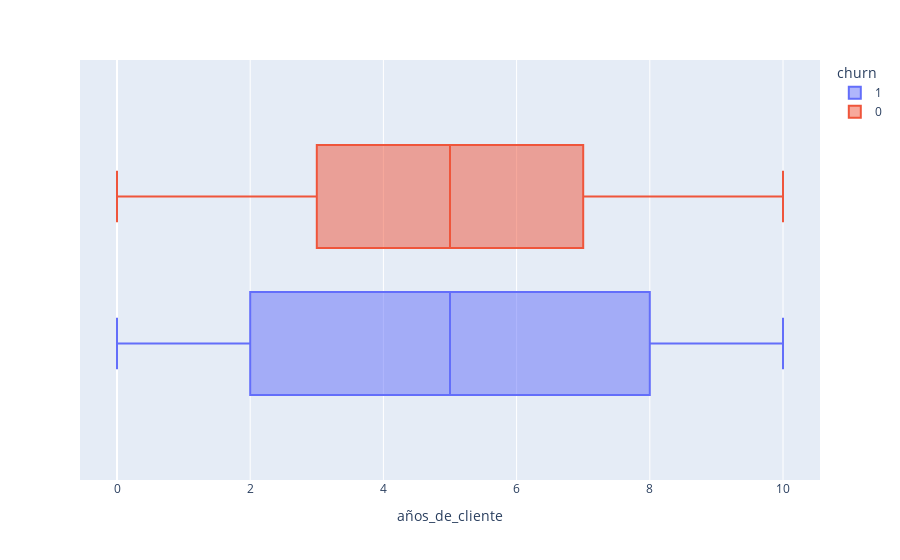

Notebook code cell kept with this figure:
### Code cell
px.box(datos, x="años_de_cliente", color= "churn")

### Figure 1 — Plotly figure (JSON) as saved in the notebook; plotly's stock layout.template omitted (floating-point values rounded to 4 significant figures; data arrays with more than 128 entries replaced by an {"elided": "..."} marker saying what was removed)
{"data": [{"alignmentgroup": "True", "hovertemplate": "churn=1<br>años_de_cliente=%{x}<extra></extra>", "legendgroup": "1", "marker": {"color": "#636efa"}, "name": "1", "notched": false, "offsetgroup": "1", "orientation": "h", "showlegend": true, "type": "box", "x": {"elided": "2037 int values"}, "x0": " ", "xaxis": "x", "y0": " ", "yaxis": "y"}, {"alignmentgroup": "True", "hovertemplate": "churn=0<br>años_de_cliente=%{x}<extra></extra>", "legendgroup": "0", "marker": {"color": "#EF553B"}, "name": "0", "notched": false, "offsetgroup": "0", "orientation": "h", "showlegend": true, "type": "box", "x": {"elided": "7963 int values"}, "x0": " ", "xaxis": "x", "y0": " ", "yaxis": "y"}], "layout": {"boxmode": "group", "legend": {"title": {"text": "churn"}, "tracegroupgap": 0}, "margin": {"t": 60}, "xaxis": {"anchor": "y", "domain": [0, 1], "title": {"text": "años_de_cliente"}}, "yaxis": {"anchor": "x", "domain": [0, 1]}}}
